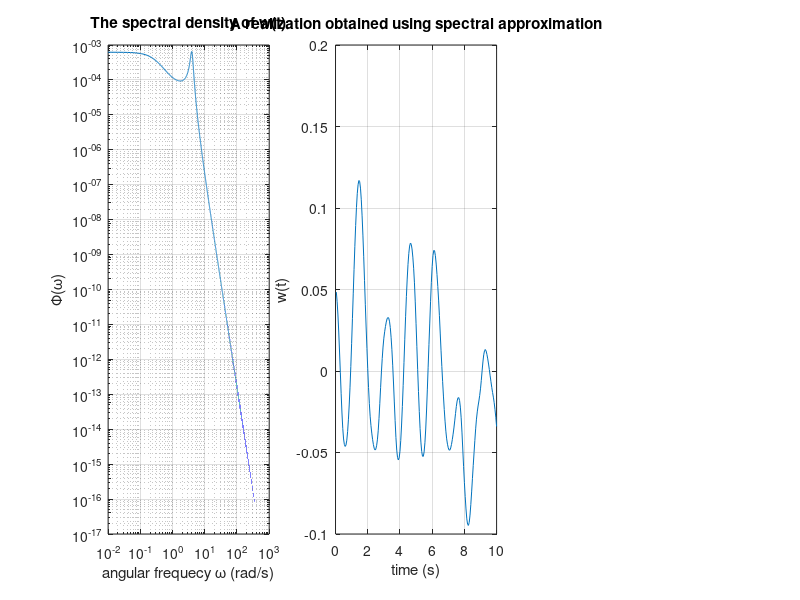

This chart was generated by the following MATLAB code: (Note: this script raises an error after producing the figure.)
%===============  *Examples of disturbance models of w(t)* ===============%
%
% We simulate independent realizations via two methods:
% (1) assuming the spectrum is 0 above a frequency w_max, then discretizing
% the frequency band [0,w_max] and using the spectral representation of the
% process to define a random continuous (and smooth) function approximating
% realizations of w(t)
% (2) discretizing the the linear filter and simulating its response to a
% white noise input
%
% Two given spectral densities are used. One with pole excess 2 p_w = 4,
% and the other has pole excess 2 p_w = 6 leading to realizations that are
% 1 time differentiable and 2 times differentiable, respectively.

% Mohamed Abdalmoaty
% abda@kth.se
% January 22, 2021

% ======================================================================= %
clear
close all

% == user's options
% choose model
model = 2;  % either 1 or 2
% request values at random times?
randTimes = true; % if false a uniform grid is fitted within the original one
n         = 50; %number of requested samples; used only if randTimes = true;
M         = 1;     % number of required realizations (not really used now)
dt        = 0.05;  % initial time resolution in seconds
tfinal    = 10; % length of realizations in seconds

%=========================================================================%



% ==  linear filter 1 == %
% Suppose that is Gw(s) = sigma/(a*s^2 + b*2*s +c)
% the parameters sigma, a, b, and c are known (for now)
sigma = 0.5;   % this parameter tunes the magnitude of the disturbance
omega = 4;   % natural freq. in rad/s (tunes freq. contents/fluctuations)
zeta  = 0.1; % dampling coefficient (tunes damping)
a1     = 1;
b1     = 2*omega*zeta;
c1     = omega^2;
s     = tf('s');
Gw    = sigma/(a1*s^2 + b1*s +c1);
% isstable(Gw) % the filter is stable
% here p_w = 2

% == linear filter 2 == %
d1 = 4.2641;
d2 = 19.7713;
d3 = 56.2256;
d4 = 16;  % d1, ..., d4 are coeffs of denom.
n3 = 1;
n4 = 1; % one zero at -1
% here p_w = 3


% == the spectral factor
if model == 1
    w_max = 50;           % rad/sec
    dw    = 0.01;        % rad/sec  delta w (the realizations are periodic with period 2*pi/dw)
elseif model == 2
    % use these values for model 2
    w_max = 350;
    dw    = 0.01;
end
W     = dw:dw:w_max;  % a grid of frequencies
% S(w) = G(iw) G(-iw)/ 2*pi
% approximation is periodic with period 2*pi/dw
if model == 1
    % model 1
    specFac = @(s) (sigma)./(sqrt(2*pi)*(a1*s.^2 + b1*s +c1));
elseif model == 2
    % model 2
    specFac = @(s) (n3*s+n4)./(sqrt(2*pi)*(s.^4 + d1*s.^3 + d2*s.^2 + d3*s + d4));%
end
spec    = (specFac(W*1i)).*specFac(-W*1i);  % S(w)
figure('position',  [200, 400, 1500, 500])
subplot(1,3,1)
loglog(W,spec); grid on
title('The spectral density of w(t)')
xlabel('angular frequecy \omega (rad/s)'); ylabel('\Phi(\omega)')



% == spectral approximation
Phi = rand(M,length(W))*2*pi; % sample random phases uniformly in [0,2*pi]
% w(t) = sum_k A_k cos(w_k t + phi_k)
% Ak = 2 sqrt(S(w_k)*dw)
% phi_k is uniform RV
w = @(t) sum(2*sqrt(dw*spec).*cos(W*t + Phi),2)'; % the process w(t)

% evaluating w(t) on a uniform time grid for inspection
T = dt:dt:tfinal;
wT = zeros(length(T),M); % allocate memory space
for i = 1:length(T)
    wT(i,:) = w(T(i));
    % each column of wT is a realization of w(t), 0<t<tfinal
end
subplot(1,3,2)
plot(T, wT(:,1)); grid on
title('A realization obtained using spectral approximation')
xlabel('time (s)'); ylabel('w(t)')



% == discrete-time model simulation
if model == 1
    % continuous-time state-space model matrices of Gw
    Aw = [0 -c1;
          1 -b1;];
    Bw = [sigma; 0;]; %> number of zeros here = no. of defined derivatives
    C  = [0 1];
elseif model == 2
    % The model has p_w = 3
    Aw = [  [zeros(1,3);
                  eye(3)]     -[d4; d3; d2; d1;]];
    Bw = [n4; n3; 0; 0;];  %> number of zeros here = no. of defined derivatives
    C  = [0 0 0 1];
    % number of poles (=4) - number of zeros (=1) = p_w = 3
    % so we can differentiate w, p_w-1 = 2 times
end
% find the corresponding discrete-time matrices
F       = [-Aw             Bw*Bw';
            zeros(size(Aw))   Aw';]*dt;
expF    = expm(F);
order = length(Aw);
Awd     = expF(order+1:end,order+1:end)';
Sigma_w = Awd* expF(1:order,order+1:end); % cov matrix of discrete-time nosie
Bwd     = chol(Sigma_w,'lower');

Gwd = ss(Awd,eye(order),C,0,dt); % the discret-time linear filter
Q = dlyap(Awd,Bwd*Bwd'); % initial state-covariance
% evaluating the discretized w(t) for inspection
wTd = zeros(length(T),M); % allocate memory space
x = zeros(length(T),length(Awd),M); % state trajectories

for mc = 1:M
    [wTd(:,mc),~, x(:,:,mc)] = lsim(Gwd, chol(Sigma_w,'lower')*randn(order,length(T)),[0 T(1:end-1)], chol(Q,'lower')*randn(order,1));
    % a random initial state is used; Here lsim is used for efficiency but it is not needed.
    % One can simply use the state-space equations.
end
subplot(1,3,3)
plot(T, wTd(:,1));  grid on
title('A realization simulated via a discretized model')
xlabel('time (s)'); ylabel('w(t)')



% == Generating arbitrary intersamples values using the discretized model
% For this we need to record the state trajectory
realization     = 1; % just chose to work on the first realization here, x(:,:,1)
switch randTimes
    case true
        requested_times = rand(n,1)*(tfinal-dt)  + dt;  % random values in [dt,tfinal]
        %         n               = 1; %number of requested samples;
        %         requested_times = 1.45865;  % random values in [dt,tfinal]
    case false
        requested_times = (dt+0.8*dt):10*dt:tfinal;
        n = length(requested_times);
end

% the following random variables are used to generate the required states
% I'm fixing them here so that I can use the same number later when trying
% an alternative method below
zeta = randn(order,n);

prev_x_indx      = floor(requested_times./dt);
prev_t           = prev_x_indx*dt;
dt_requested     = requested_times - prev_t;
requested_states = zeros(length(Awd),n);

for r = 1:n
    x_given          = [x(prev_x_indx(r),:,1)';  x(prev_x_indx(r)+1,:,1)';];  % given state
    expF_prev        = expm(F*(prev_t(r)/dt));
    expF_requested   = expm(F*(requested_times(r)/dt));
    expF_next        = expm(F*((prev_t(r)+dt)/dt));
    
    % Note here that we can use P_prev = P_requested = P_next = Q
    % the computations as used in this loop do not converge in general
    % due to numerical issues (!). It is used here for illustration/comparison
    P_prev = expF_prev(order+1:end,order+1:end)'*Q*expF_prev(order+1:end,order+1:end)+...
        expF_prev(order+1:end,order+1:end)'*expF_prev (1:order,order+1:end);
    P_requested =  expF_requested(order+1:end,order+1:end)'*Q*expF_requested(order+1:end,order+1:end)+...
        expF_requested(order+1:end,order+1:end)'*expF_requested(1:order,order+1:end);
    P_next = expF_next(order+1:end,order+1:end)'*Q*expF_next(order+1:end,order+1:end)+...
        expF_next(order+1:end,order+1:end)'*expF_next(1:order,order+1:end);
    
    cov_x_requested_given = [expm(Aw*(requested_times(r)-prev_t(r)))*P_prev...
                             P_next*expm(Aw*(prev_t(r)+dt-requested_times(r)))'];
    P_prev_next           =  P_next*Awd';
    cov_x_given           = [P_prev         P_prev_next
                             P_prev_next'   P_next];
    
    cond_mean_x_req = cov_x_requested_given*(cov_x_given\x_given);
    cond_cov_x_req  = P_requested - (cov_x_requested_given*(cov_x_given\(cov_x_requested_given')));
    
    % eigendecomposition
    [V,D] = eig((cond_cov_x_req'*cond_cov_x_req)/2);
    D(D<0) = 0; % replace negative eigenvalues by zero;
    % chol(cond_cov_x_req,'lower')
    
    % realize the state
    requested_states(:,r) =cond_mean_x_req + (V*sqrt(D))*zeta(:,r);
    % requested_states(:,r) = mvnrnd(cond_mean_x_req,cond_cov_x_req,1); % alternative way
end
requested_samples = requested_states(end,:);  % measure

subplot(1,3,3)
hold all
plot(requested_times,requested_samples,'Marker','.','MarkerSize',22,'LineStyle','none')



% another method for conditional sampling
requested_states_alt_method = zeros(length(Awd),n);
for r = 1:n
    x_given = [x(prev_x_indx(r),:,1)';  x(prev_x_indx(r)+1,:,1)';];  % given state
    
    dt1 = requested_times(r)-prev_t(r);
    dt2 = prev_t(r)+dt-requested_times(r);
    
    expF_prev    = expm(F*(dt1/dt));
    Sigma_w_prev = expF_prev(order+1:end,order+1:end)'* expF_prev(1:order,order+1:end); % cov matrix of discrete-time nosie
    Awd_prev     = expF_prev(order+1:end,order+1:end)';
    
    expF_next    = expm(F*(dt2/dt));
    Sigma_w_next = expF_next(order+1:end,order+1:end)'* expF_next(1:order,order+1:end); % cov matrix of discrete-time nosie
    Awd_next     = expF_next(order+1:end,order+1:end)';
    % the increment in the time interval where the value is requested
    Z = x_given(length(Aw)+1:end) - Awd*x_given(1:length(Aw));
    
    % cond. distribution of increment from requested time to next time on the
    % grid
    cov_Z  = (Awd_next*Sigma_w_prev*Awd_next') + Sigma_w_next;
    
    cond_mean_w_req = (Sigma_w_prev*Awd_next')*(cov_Z\Z);
    cond_cov_w_req  = Sigma_w_prev - ((Sigma_w_prev*Awd_next')*(cov_Z\((Sigma_w_prev*Awd_next')')));
    % eigendecomposition is used to find a square root of the cov matrix
    [V,D] = eig((cond_cov_w_req'*cond_cov_w_req)/2);
    D(D<0) = 0; % replace negative eigenvalues by zero;
    % chol(cond_cov_w_req,'lower') can be used if we are sure cond_cov_w_req
    % is positive definite matrix. Here, when dt1 and dt2 are small, the
    % matrix cond_cov_w_req can be singular
    increment_prev = cond_mean_w_req + (V*sqrt(D))*zeta(:,r);
    increment_next = Z - Awd_next*increment_prev;
    
    % realize the state
    requested_states_alt_method(:,r) = Awd_prev*x_given(1:length(Aw))+increment_prev;
end
requested_samples_alt_method = requested_states_alt_method(end,:);  % measure

subplot(1,3,3)
hold all
plot(requested_times,requested_samples_alt_method,'Marker','.',...
    'MarkerSize',12,'LineStyle','none', 'color','g')



% Checking validity of method algebrically. Use the last value of r
% further statistical checks can be done, but I haven't implemented any.

Z = x_given(length(Aw)+1:end) - Awd*x_given(1:length(Aw));
inc1 = requested_states(:,r) - Awd_prev*x_given(1:length(Aw));
inc2 =  x_given(length(Aw)+1:end) - Awd_next*requested_states(:,r);
% checkValues must be zero if the methods are successful
checkValue1 = Z - Awd_next*inc1 - inc2
checkValue2 = x_given(length(Aw)+1:end) - (Awd_next*(Awd_prev*x_given(1:length(Aw)) + inc1) +  inc2)
checkValue3 = x_given(length(Aw)+1:end)- (Awd_next*Awd_prev*x_given(1:length(Aw))...
    + Awd_next*increment_prev +  increment_next)




%=========================================================================
% Here is how the conditioning is done

% x_{t-1} = A_{t-1} x_{t-2} + z_{t-2}
% x_{t} = A_{t|t-1} x_{t-1} + z_{t-1}
% 
% 
% x_s = A_{s|t-1} x_{t-1} + v
% x_{t} =  A_{t|s} x_s + w
% 
% 
% 
% 
% x_{t} = A_{t|s} (A_{s|t-1} x_{t-1} + v) + w
%       = A_{t|s} A_{s|t-1} x_{t-1} + A_{t|s} v + w
%       
%  {  A_{t|s} A_{s|t-1} = A_{t|t-1}  } ==>
%        
%       = A_{t|t-1} x_{t-1} + (A_{t|s} v + w)
%       
%       
%       
% z_{t-1} = x_{t} - A_{t|t-1} x_{t-1} = (A_{t|s} v + w)
% 
% 
% z_{t-1} = (A_{t|s} v + w)
% 
% 
% z_{t-1}
% v          

